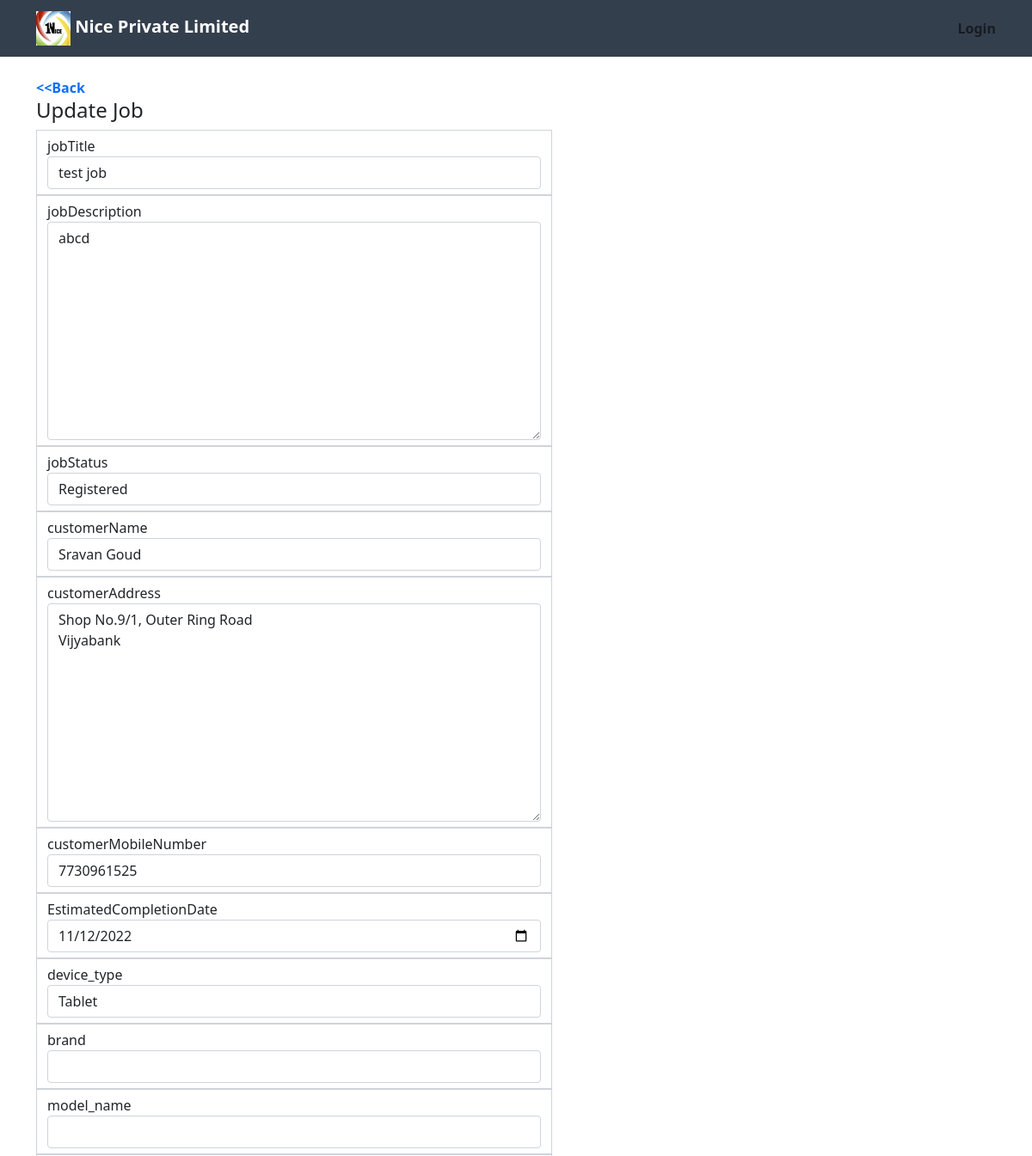
The app's page /update_job/27 (upper part), older data.
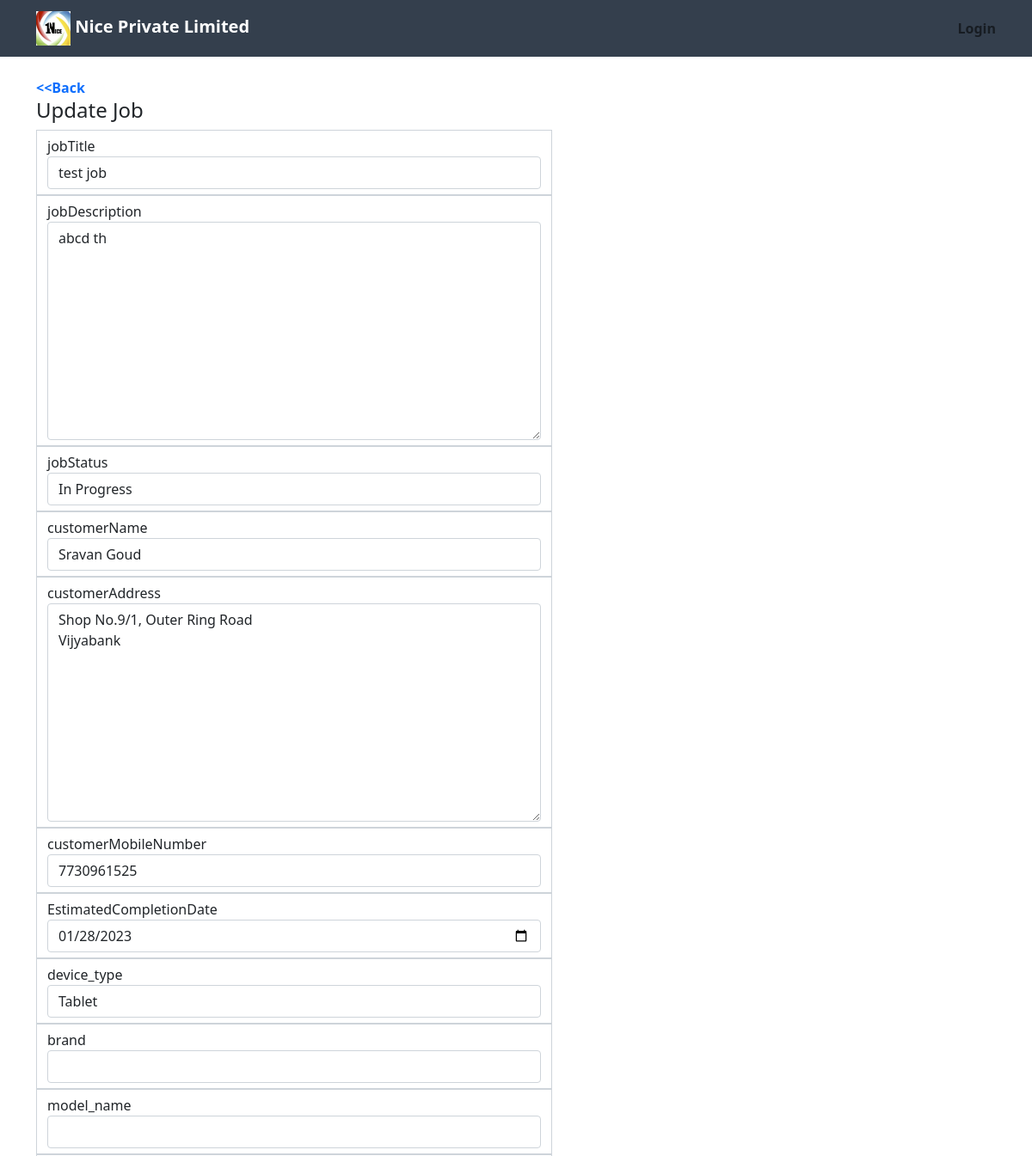
The same page, newer data.
### home/models.py (models this page shows, shortened)
class Job(models.Model):
    REGISTERED = "REGISTERED"
    IN_PROGRESS="IN_PROGRESS"
    CLOSED = "CLOSED"
    DELIVERED="DELIVERED"
    choices=[
        (REGISTERED, 'Registered'),
        (IN_PROGRESS, 'In Progress'),
        (CLOSED, 'Closed'),
        (DELIVERED, 'Delivered')
    ]
    warranty_choices=[('In Warranty','In Warranty') , ('Out Warranty','Out warranty'), ('Return Warranty','Return warranty'), ('No Warranty','No warranty'),]
    part_replacement_warranty_choices=[('In Warranty','In Warranty') , ('Out Warranty','Out warranty'),]
    device_condition_choices=[('Physical Damage','Physical Damage'),('Water Damage','Water Damage'),('Good Condition','Good Condition'),]
    device_choices=[('Mobile','Mobile'),('Tablet','Tablet')]
    jobTitle = models.CharField(max_length=256)
    jobDescription=models.CharField(max_length=500)
    CreatedTime=models.DateTimeField(auto_now_add=True)
    UpdatedTime=models.DateTimeField(auto_now=True)
    jobStatus=models.CharField(max_length=20,choices=choices, default=REGISTERED)
    customerName=models.CharField(max_length=256,null=True)
    customerAddress=models.CharField(max_length=500,null=True)
    customerMobileNumber=models.CharField(max_length=10,null=True)
    EstimatedCompletionDate=models.DateField(default=None,null=True,validators=[only_futuredate])
    author = models.ForeignKey(User, on_delete=models.CASCADE)
    device_type = models.CharField(max_length=20,choices=device_choices, default='Mobile')
    brand = models.CharField(max_length=100,blank=True,null=True)
    model_name= models.CharField(max_length=100,blank=True,null=True)
    imei_num1=models.CharField(max_length=15,blank=True,null=True)
    imei_num2=models.CharField(max_length=15,blank=True,null=True)
    part_code=models.CharField(max_length=25,blank=True,null=True)
    part_replacement_warranty=models.CharField(max_length=20,choices=part_replacement_warranty_choices, default='Out Warranty')
    purchased_from=models.CharField(max_length=100,blank=True,null=True)
    warranty_status=models.CharField(max_length=20,choices=warranty_choices, default='No Warranty')
    condition_of_set=models.CharField(max_length=20,choices=device_condition_choices, default='Good Condition')
    accessories_sbumitted=models.CharField(max_length=500,blank=True,null=True)
    EstimatedCost=models.FloatField(null=True, blank=True)
    barcode=models.ImageField(upload_to="media",blank=True,null=True)

### home/views.py (the view, shortened to what this page needs)
# urls.py: path('update_job/<int:job_id>',views.update_job,name="update_job"),
def update_job(request, job_id):
    job_id = int(job_id)
    try:
        job_sel = models.Job.objects.get(id = job_id)
    except job.DoesNotExist:
        return redirect('showjobs')
    jobForm = forms.JobForm(request.POST or None, instance = job_sel)
    comment=request.POST.get('comment')
    curr_status=job_sel.jobStatus
    new_status=request.POST.get('jobStatus')
    return render(request, 'create_job.html', {'jobform':jobForm,'update':True})

### templates/create_job.html (shortened to what this page needs)
{% extends 'base.html' %}
{% block body %}
<b><a href="{%url 'index' %}" style="cursor: pointer;text-decoration: none">&lt;&lt;Back</a></b>
    {%if update %}
    <h4>Update Job</h4>
    {%else%}
    <h4>Create a Job</h4>
    {%endif%}
        <form method="post">
                {% if update %}
                {% for field in  jobform%}
                    <div  class="form-control" style="border-radius:0;max-width:600px;align:center">
                        {% if field.name == "jobStatus" %}
                            {{field.name}}{{field}}
                        {% else %}
                        {{field.name}}{{field}}
                        {% endif %}
                    </div>
                {% endfor %}
                {% endif %}
        </form>
{% endblock body %}

Row changes from the older to the newer data that the page shows:
changed Job "test job": jobDescription "abcd" → "abcd th"; jobStatus "Registered" → "In Progress"; EstimatedCompletionDate "11/12/2022" → "01/28/2023"
